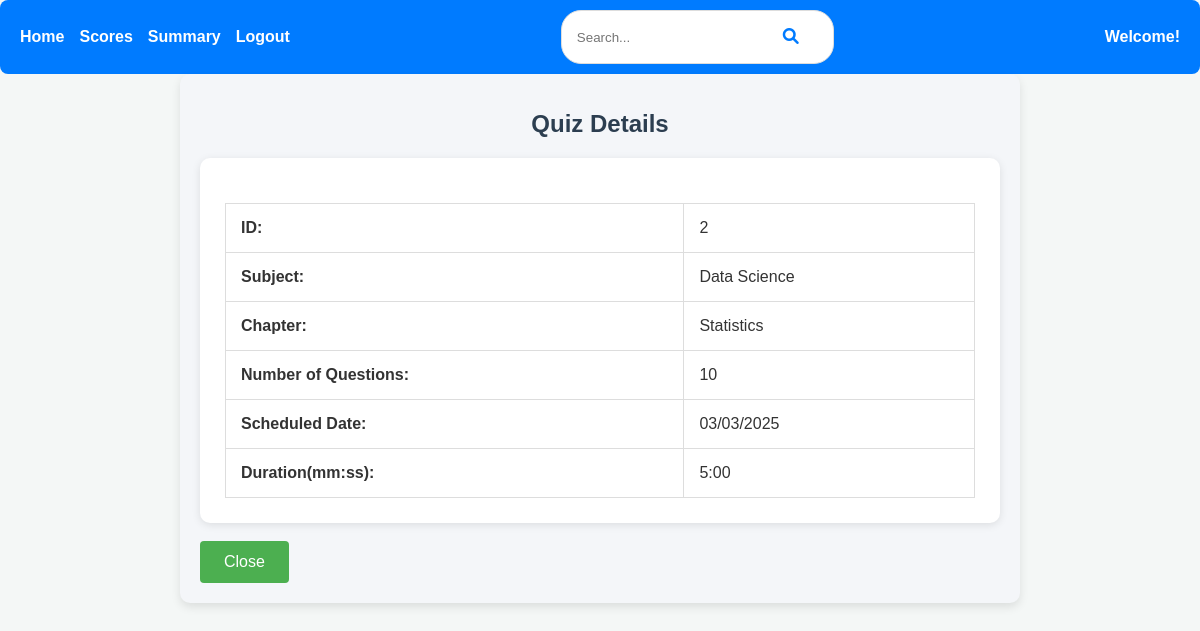
Page /user/view_quiz/2 on the earlier database version.
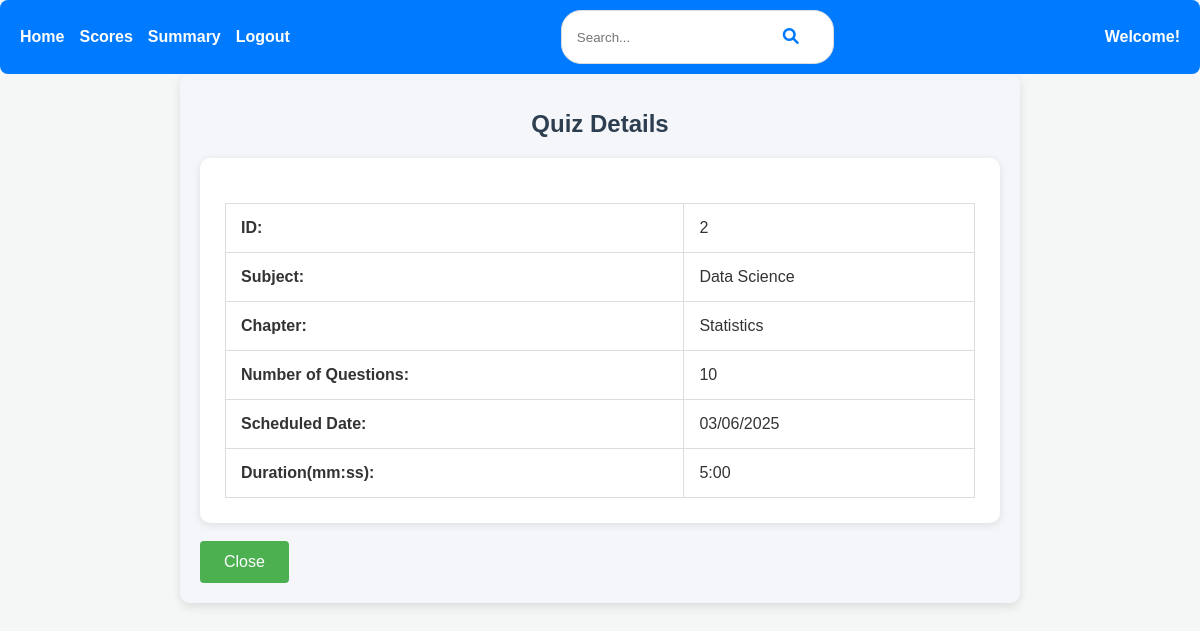
Same page on the later database version.
### backend/models.py (models this page shows)
class Quiz(db.Model):
    __tablename__ = 'quiz'
    id = db.Column(db.Integer, primary_key=True)
    chapter_id = db.Column(db.Integer, db.ForeignKey('chapter.id', ondelete="CASCADE"), nullable=False)
    date_of_quiz = db.Column(db.Date, nullable=False)
    duration_seconds = db.Column(db.Integer, nullable=False)
    remarks = db.Column(db.Text)
    questions = db.relationship('Question', backref='quiz', lazy='subquery', cascade='all, delete-orphan')
    scores = db.relationship('Score', backref='quiz', lazy='dynamic', cascade='all, delete-orphan')

### backend/controllers.py (the view)
@app.route('/user/view_quiz/<quiz_id>')
def user_view_quiz(quiz_id):
    quiz = Quiz.query.get(quiz_id)
    if quiz:
        return render_template('user/user_view_quiz.html', quiz=quiz, divmod=divmod)
    else:
        return "Quiz not found", 404

### templates/user/user_view_quiz.html (shortened to what this page needs)
{% extends "user/user_base.html" %}
{% block content %}
<div class="dashboard container mt-5">
    <h1 class="text-center mb-4">Quiz Details</h1>
    <div class="quiz-table-wrapper">
        <table class="table table-bordered quiz-details table-striped table-hover shadow-sm rounded">
            <tr>
                <td><strong>ID:</strong></td>
                <td>{{ quiz.id }}</td>
            </tr>
            <tr>
                <td><strong>Subject:</strong></td>
                <td>{{ quiz.chapter.subject.name if quiz.chapter and quiz.chapter.subject else 'N/A' }}</td>
            </tr>
            <tr>
                <td><strong>Chapter:</strong></td>
                <td>{{ quiz.chapter.name if quiz.chapter else 'N/A' }}</td>
            </tr>
            <tr>
                <td><strong>Number of Questions:</strong></td>
                <td>{{ quiz.questions | length }}</td>
            </tr>
            <tr>
                <td><strong>Scheduled Date:</strong></td>
                <td>{{ quiz.date_of_quiz.strftime('%d/%m/%Y') if quiz.date_of_quiz else 'N/A' }}</td>
            </tr>
            <tr>
                <td><strong>Duration(mm:ss):</strong></td>
                {% set minutes, seconds = divmod(quiz.duration_seconds | int, 60) %}
                <td>{{ minutes }}:{{ '%02d' % seconds }}</td>
            </tr>
        </table>
    </div>
    <br>
    <div class="text-center">
        <button class="btn btn-secondary btn-lg" onclick="window.history.back()">Close</button>
    </div>
</div>
{% endblock %}

Differences in the rows shown:
changed Quiz id 2: date_of_quiz "03/03/2025" → "03/06/2025"
